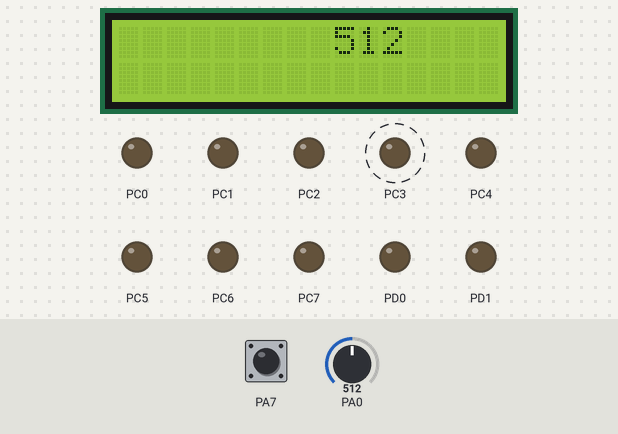
A program run on a simulated ATmega32, built with avr-gcc and emulated at 16 MHz. On the bench: 16×2 character LCD, output pins drawn as LEDs (lit = HIGH). Wiring (inferred from the names in the program): character LCD (HD44780): RS PD2; E PD3; data PD4, PD5, PD6, PD7. Dashed ring = blinking. The inputs (shaded band) are chosen by the test bench; at power-on: PA0 = 512, PA7 HIGH. Pins used as bus, display or sensor lines are not drawn.

Above: at 0.14 s.
1.3 s: PA0 set to 308
At 3.2 s:
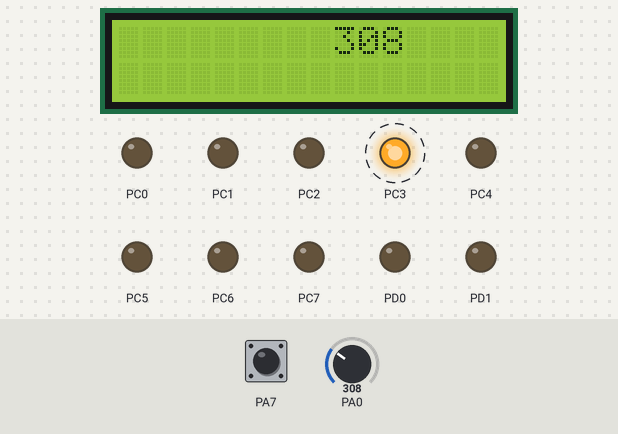
4.1 s: PA0 set to 282
At 5.6 s:
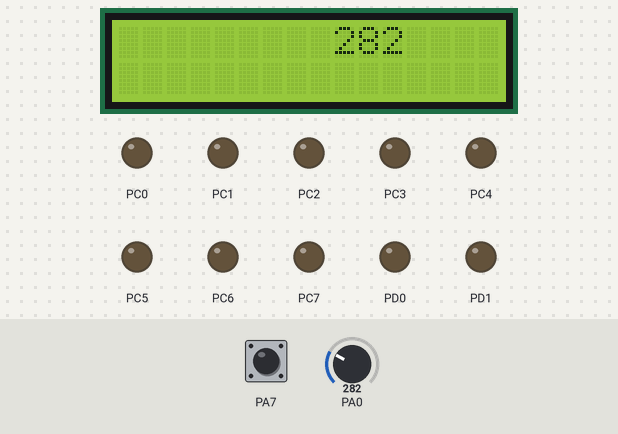
6.3 s: PA0 set to 306
At 7.1 s:
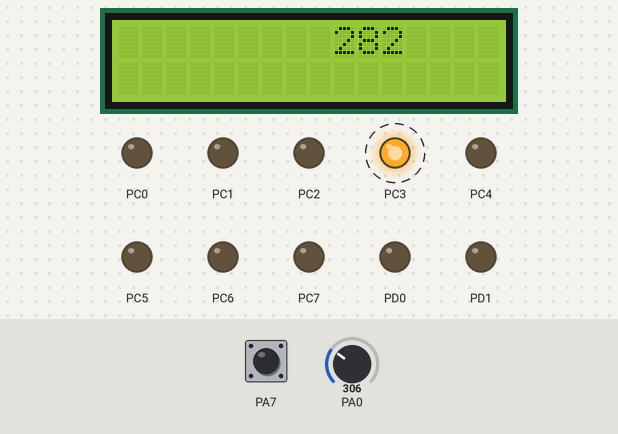
Timing chart, 0 to 15.0 s (numbered marks = the images above; inputs shaded):
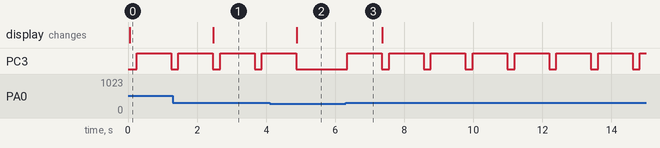

Measured:
- the behaviour switches between 301 and 300 on PA0 (found by bisection; images 1 and 2)
- after the input at 1.3 s, the display: changes after 1.2 s (image 1)
- after the input at 4.1 s, PC3: goes on until 4.9 s, then stays LOW; the display: changes after 0.79 s (image 2)
- after the input at 6.3 s, PC3: alternates HIGH for 1.0 s and LOW for 0.21 s, starting after 0.05 s
- by itself, PC3: alternates HIGH for 1.0 s and LOW for 0.21 s

The program:

main.c
```c
#define F_CPU 16000000UL			/* Define CPU Frequency e.g. here 8MHz */
#include <avr/io.h>			/* Include AVR std. library file */
#include <util/delay.h>			/* Include Delay header file */

#define LCD_Dir  DDRD			/* Define LCD data port direction */
#define LCD_Port PORTD			/* Define LCD data port */
#define RS PA2				/* Define Register Select pin */
#define EN PA3 				/* Define Enable signal pin */

#include <stdlib.h>


void helmetRemoved(){
	PORTB = 0b10000000;
}
void helmetCollisoin(){
	PORTC = 0b00001000;
	_delay_ms(1000);
	PORTC = 0x00;
}

void lcdcmd( unsigned char cmnd )
{
	LCD_Port = (LCD_Port & 0x0F) | (cmnd & 0xF0); /* sending upper nibble */
	LCD_Port &= ~ (1<<RS);		/* RS=0, command reg. */
	LCD_Port |= (1<<EN);		/* Enable pulse */
	_delay_us(1);
	LCD_Port &= ~ (1<<EN);
	_delay_us(2);
	LCD_Port = (LCD_Port & 0x0F) | (cmnd << 4);  /* sending lower nibble */
	LCD_Port |= (1<<EN);
	_delay_us(1);
	LCD_Port &= ~ (1<<EN);
	_delay_ms(2);
}

void lcddata( unsigned char data )
{
	LCD_Port = (LCD_Port & 0x0F) | (data & 0xF0); /* sending upper nibble */
	LCD_Port |= (1<<RS);		/* RS=1, data reg. */
	LCD_Port|= (1<<EN);
	_delay_us(1);
	LCD_Port &= ~ (1<<EN);
	_delay_us(2);
	LCD_Port = (LCD_Port & 0x0F) | (data << 4); /* sending lower nibble */
	LCD_Port |= (1<<EN);
	_delay_us(1);
	LCD_Port &= ~ (1<<EN);
	_delay_ms(2);
}

void lcdInit (void)			/* LCD Initialize function */
{
	LCD_Dir = 0xFF;			/* Make LCD port direction as o/p */
	_delay_ms(20);			/* LCD Power ON delay always >15ms */

	lcdcmd(0x02);		/* send for 4 bit initialization of LCD  */
	lcdcmd(0x28);              /* 2 line, 5*7 matrix in 4-bit mode */
	lcdcmd(0x0c);              /* Display on cursor off*/
	lcdcmd(0x06);              /* Increment cursor (shift cursor to right)*/
	lcdcmd(0x01);              /* Clear display screen*/
	_delay_ms(2);
}

void lcdWrite (char *str)		/* Send string to LCD function */
{
	int i;
	for(i=0;str[i]!=0;i++)		/* Send each char of string till the NULL */
	{
		lcddata (str[i]);
	}
}

void lcdClear(){
	lcdcmd (0x01);		/* Clear display */
	_delay_ms(2);
	lcdcmd (0x80);		/* Cursor at home position */
}

void adcinit(){
	//make PA0 an analog input
	DDRA &= ~(1<<PA0);
	//enable ADC module, set prescalar of 128 which gives CLK/128
	ADCSRA |= (1<<ADEN) | (1<<ADPS2) | (1<<ADPS1) | (1<<ADPS0);
	//set the voltage reference using REFS1 and REFS0 bits and select the ADC channel using the MUX bits
	ADMUX = 0b01000000;      // set REFS1 = 0 |REFS0 = 1 (Vref as AVCC pin) | ADLAR = 0(right adjusted) |  MUX4 to MUX0 is 0000 for ADC0
}

int adcread(char channel){
	/* set input channel to read */
	ADMUX = 0x40 | (channel & 0x07);   // 0100 0000 | (channel & 0000 0100)
	/* Start ADC conversion */
	ADCSRA |= (1<<ADSC);
	/* Wait until end of conversion by polling ADC interrupt flag */
	while (!(ADCSRA & (1<<ADIF)));
	/* Clear interrupt flag */
	ADCSRA |= (1<<ADIF);
	_delay_ms(1);                      /* Wait a little bit */
	/* Return ADC word */
	return ADCW;
}

int main()
{

	DDRA = 0x00;
	DDRC = 0xFF;
	DDRD = 0xFF;

	lcdInit();
	adcinit();
	lcdClear();
	char snum[5];

	while(1){


		itoa( adcread(0), snum, 10);
		lcdcmd(0x89);
		lcdWrite(snum);

		_delay_ms(200);

		{
			if(!((PINA & 0b10000000) == 0b10000000))
			helmetRemoved();
			else
			PORTB = 0b00000000;

			if (adcread(0)>300)
			helmetCollisoin();


		}

	}
	_delay_ms(10);

}
```
